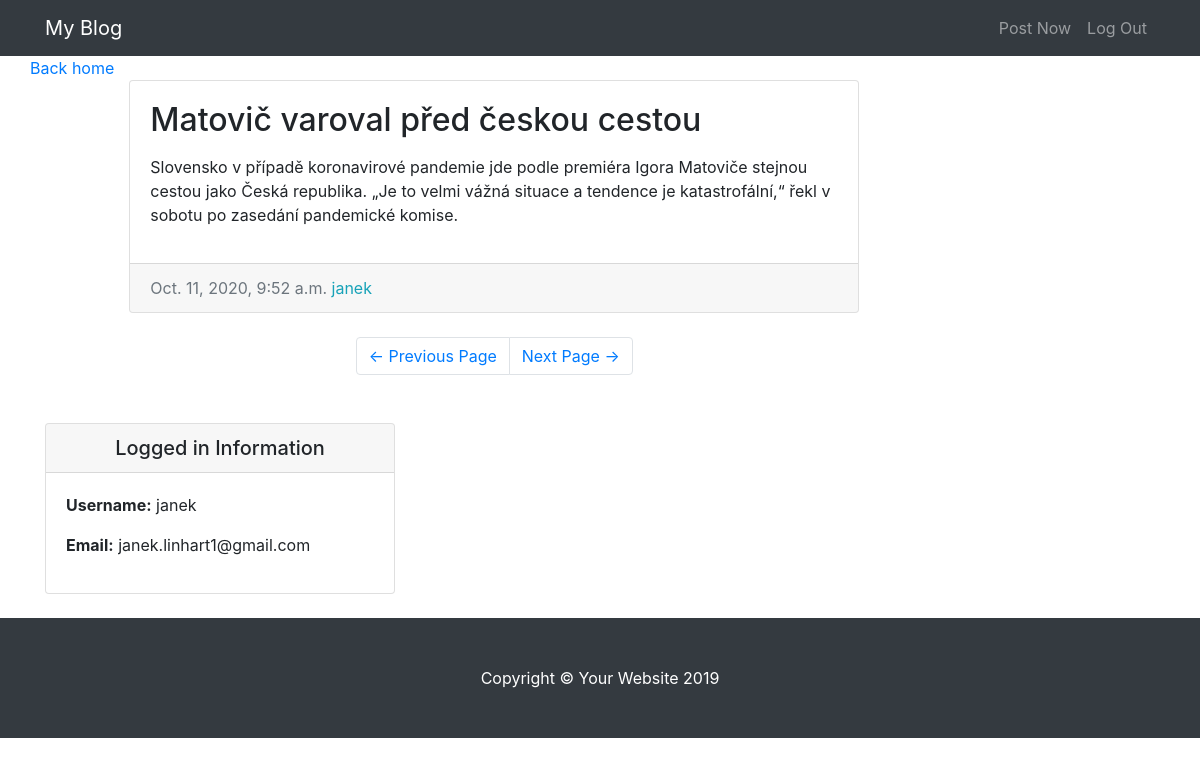
Screenshot of /entry/3/ (signed in) with the database file from the repository.
### entries/models.py (models this page shows, shortened)
class Entry(models.Model):
	entry_title = models.CharField(max_length=50)
	entry_text=models.TextField()
	entry_date=models.DateTimeField(auto_now_add=True)
	entry_author=models.ForeignKey(User, on_delete=models.CASCADE)
	class Meta:
		verbose_name_plural = "entries"

### entries/views.py (the view)
# urls.py: path('entry/<int:pk>/', EntryView.as_view(), name="blog-detail"),
class EntryView(LoginRequiredMixin,DetailView):
	model=Entry
	template_name='entries/entry_detail.html'

### entries/templates/entries/entry_detail.html (shortened to what this page needs)
 {%extends "entries/base.html"%}
        {%block content%}
        <a href="{% url 'blog-home'%}">Back home</a>
        <div class="col-md-8">
        <div class="card mb-4 mt-4">
          <div class="card-body">
            <h2 class="card-title">{{entry.entry_title}}</h2>
            <p class="card-text">{{entry.entry_text|linebreaks}}</p>
          </div>
          <div class="card-footer text-muted">
            {{entry.entry_date}}
            <span class= "text-info mr-2">{{entry.entry_author}}</span>
          </div>
        </div>
        <ul class="pagination justify-content-center mb-4">
          <li class="page-item">
            <a class="page-link" href="#">&larr; Previous Page</a>
          </li>
          <li class="page-item">
            <a class="page-link" href="#">Next Page &rarr;</a>
          </li>
        </ul>
      </div>
{%endblock%}

### entries/templates/entries/base.html (shortened to what this page needs)
{%load static%}
<!DOCTYPE html>
<html lang="en">
<head>
  <link href="{% static 'entries/vendor/bootstrap/css/bootstrap.min.css'%}" rel="stylesheet">
  <link href="{% static 'entries/css/blog-home.css'%}" rel="stylesheet">
</head>
<body>
  <nav class="navbar navbar-expand-lg navbar-dark bg-dark fixed-top">
    <div class="container">
      <a class="navbar-brand" href="{%url 'blog-home'%}">My Blog</a>
      <div class="collapse navbar-collapse" id="navbarResponsive">
        <ul class="navbar-nav ml-auto">
          <li class="nav-item">
            <a class="nav-link" href="{%url 'blog-create'%}">Post Now</a>
          </li>
          <li class="nav-item">
            <a class="nav-link" href="{% url 'logout'%}">Log Out</a>
          </li>
        </ul>
      </div>
    </div>
  </nav>
  <div class="container">
    <div class="row">
   {%block content%}   {%endblock%}
    <div class="col-md-4">
      <div class="card my-4">
          <h5 class="card-header text-center">Logged in Information</h5>
          <div class="card-body">
            <ul class="list-unstyled mb-0">
                <li>
                    <p> <strong>Username:</strong> {{user.username}} </p>
                </li>
                <li>
                    <p> <strong>Email:</strong> {{user.email}}</p>
                </li>
            </ul>
          </div>
        </div>
      </div>
    </div>
  </div>
  <footer class="py-5 bg-dark">
    <div class="container">
      <p class="m-0 text-center text-white">Copyright &copy; Your Website 2019</p>
    </div>
  </footer>
</body>
</html>

### entries/static/entries/css/blog-home.css (style rules this page uses)
body { padding-top: 56px; }

### rows the page displays
Entry: entry_title "Matovič varoval před českou cestou", entry_text "Slovensko v případě koronavirové pandemie jde podle premiéra Igora Matoviče stejnou cestou jako Česká republika. „Je to velmi vážná situace a tendence je katastrofální,“ řekl v sobotu po zasedání pandemické komise.", entry_date "Oct. 11, 2020, 9:52 a.m.", entry_author "janek"

### other values shown
{{ user.username }} "janek"
{{ user.email }} "janek.linhart1@gmail.com"
